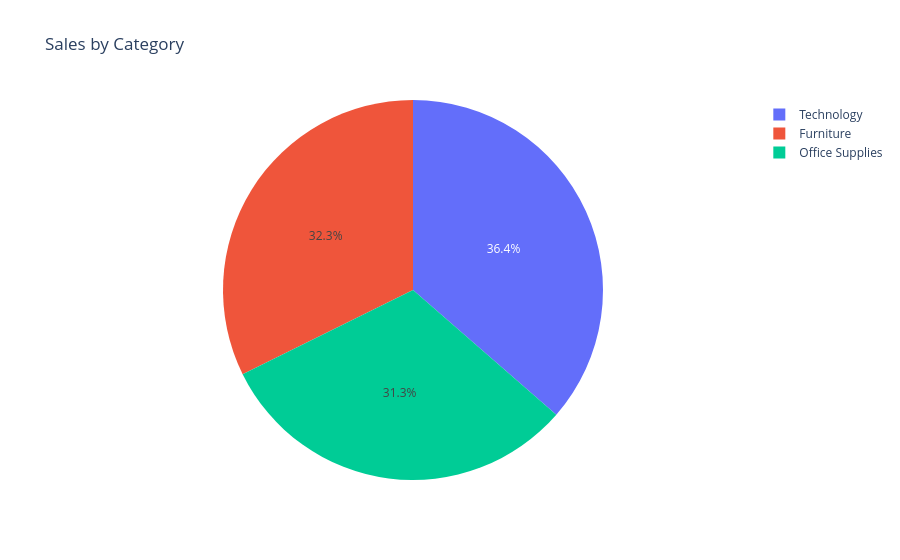

Notebook cell for this chart:
### Markdown cell above
# Sales by category

### Code cell
sales_by_category = data.groupby('Category')['Sales'].sum().reset_index()

fig = px.pie(sales_by_category, names='Category', values='Sales',
             title='Sales by Category')

fig.show()

### Figure 1 — Plotly figure (JSON) as saved in the notebook; plotly's stock layout.template omitted (floating-point values rounded to 4 significant figures)
{"data": [{"domain": {"x": [0, 1], "y": [0, 1]}, "hovertemplate": "Category=%{label}<br>Sales=%{value}<extra></extra>", "labels": ["Furniture", "Office Supplies", "Technology"], "legendgroup": "", "name": "", "showlegend": true, "type": "pie", "values": [742000.0, 719000.0, 836200.0]}], "layout": {"legend": {"tracegroupgap": 0}, "title": {"text": "Sales by Category"}}}
